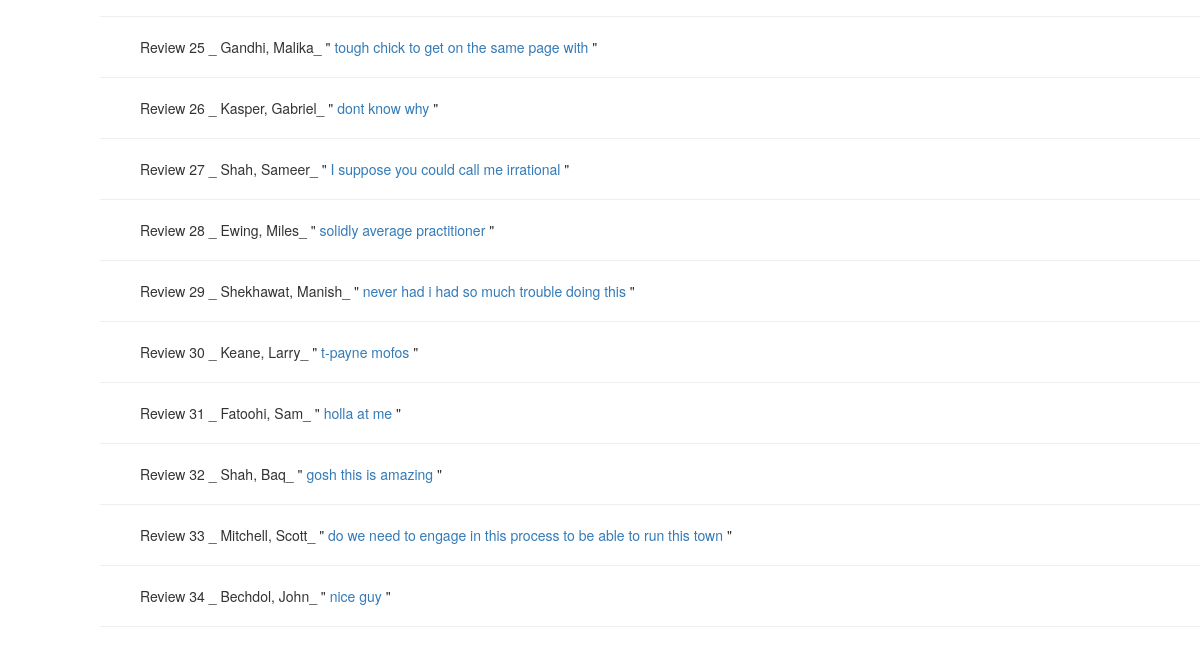
Before: /reviews/ (signed in, lower part) with the older database file.
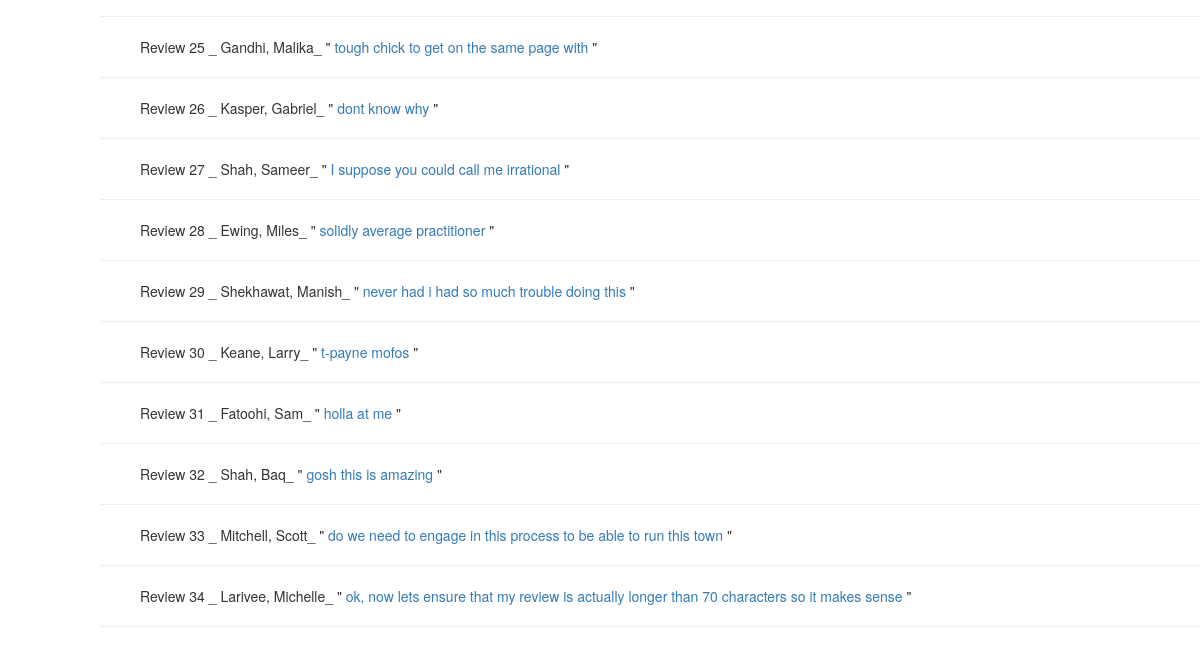
After: the same page with the newer database file.
### reviews/models.py (models this page shows, shortened)
class Review(models.Model):
	user = models.ForeignKey(settings.AUTH_USER_MODEL)
	employee = models.ForeignKey("Employee") #in quotes because model defined later
	length_working = models.PositiveIntegerField(verbose_name="how long have you worked with this person? (months)?")
	ques1 = models.PositiveIntegerField(verbose_name="How nice is this person in their professional interactions (1-5)? (5 = most)?", validators=[MinValueValidator(1), MaxValueValidator(5)])
	ques2 = models.PositiveIntegerField(verbose_name="How competent is this person in their domain of expertise (1-5)? (5 = most)", validators=[MinValueValidator(1), MaxValueValidator(5)])
	ques3 = models.PositiveIntegerField(verbose_name="How much did you learn from this person while working with them (1-5)? (5 = most)", validators=[MinValueValidator(1), MaxValueValidator(5)])
	timestamp = models.DateTimeField(auto_now=False, auto_now_add=True)
	WORK_AGAIN_CHOICES = (
	    ('Y', 'Yes'),
	    ('N', 'No'),
	)
	work_again =  models.CharField(verbose_name="would you work with this person again if you had the choice?",
									max_length=1, choices=WORK_AGAIN_CHOICES, null=False)
	content = models.TextField(verbose_name="Please provide some comments on what it was like to work with this person",
									max_length=1500, validators=[ MinLengthValidator(60, message="Please enter a more impactful review")])
	def get_absolute_url(self):
		return reverse("r_detail", kwargs={"pk": self.pk} )
	class Meta:
		unique_together = (("user", "employee"),)  #really important - prevents dups

class Employee(models.Model):
	tracking_id = models.IntegerField()
	first_name = models.CharField(max_length=120)
	last_name = models.CharField(max_length=120)
	email = models.CharField(max_length=120, null=True, blank=True)
	level = models.CharField(max_length=120)
	service_area = models.CharField(max_length=120)
	service_line = models.CharField(max_length=120, null=True, blank=True)
	office = models.CharField(max_length=120)
	is_live = models.BooleanField(default=True)
	timestamp = models.DateTimeField(auto_now=False, auto_now_add=True)
	@property
	def full_name(self):
		return ''.join([self.last_name, ', ', self.first_name])
	def __unicode__(self):
		return self.full_name

### reviews/views.py (the view)
@login_required
def review_list(request):
	queryset = Review.objects.all()
	if request.user.is_superuser:
		context = {"obj_list": queryset}
	else:
		context = {"title": "Unauthenticated List"}
	return render(request, "review_list.html", context)  #render takes in request, a template and a context

### templates/review_list.html (shortened to what this page needs)
{% extends "base.html" %}
{% block content %}
<div class='col-sm-offset-1'>
<br>
<br>
{% for obj in obj_list %}
	<ul>
	Review {{obj.pk}} _
	{{obj.employee}}_ "
	<a href='{{ obj.get_absolute_url }}'> {{obj.content}} </a> "
	</ul>
	<hr/>
{% endfor %}
</div>
{% endblock %}

Changed rows visible on the page:
changed Review id 34: employee "Bechdol, John" → "Larivee, Michelle"; content "nice guy" → "ok, now lets ensure that my review is actually longer than 70 characters so it makes sense"
